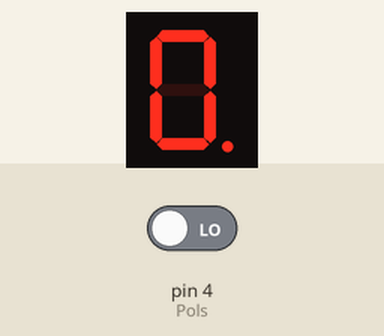
A sketch run on a simulated Arduino Uno, built with avr-gcc and run on an emulated ATmega328P. On the bench: 1-digit seven-segment display. Wiring (inferred from the names in the program): 1-digit 7-segment display, segments lit when HIGH: segments pin 5, pin 6, pin 7, pin 8, pin 9, pin 10, pin 11, pin 12. Inputs (shaded band) come from the test bench; at power-on: pin 4 (Pols) LOW. The segment pins are drawn as the display they are named for.

Above: at 0.1 s.
At 15.8 s:
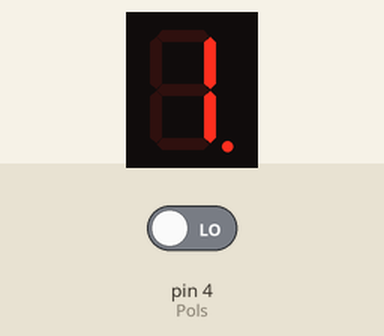
15.9 s: pin 4 (Pols) driven HIGH
At 21.3 s:
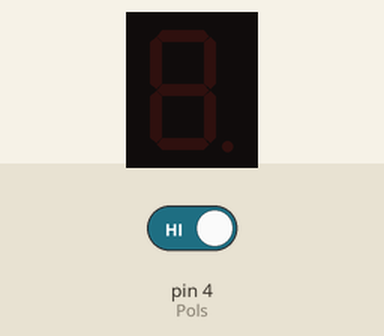
Timing chart, 0 to 22.8 s (numbered marks = the images above; inputs shaded):
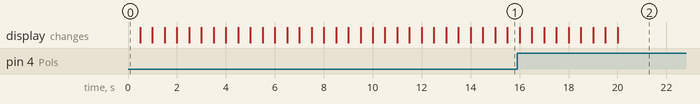

The sketch:

Programa02.ino
```cpp
/**********************************************************************************
**                                                                               **
**                            Display de 7 segments                              **
**                                                                               **
**  NOM: Josep González Martínez                         DATA: 18/02/2019        **
**********************************************************************************/

//********** Includes *************************************************************

//********** Variables ************************************************************
const int Pols = 4;       // donar nom al pin 4 de l’Arduino
const int A = 5;          // donar nom al pin 5 de l’Arduino
const int B = 6;          // donar nom al pin 6 de l’Arduino
const int C = 7;          // donar nom al pin 7 de l’Arduino
const int D = 8;          // donar nom al pin 8 de l’Arduino
const int E = 9;          // donar nom al pin 9 de l’Arduino
const int F = 10;         // donar nom al pin 10 de l’Arduino
const int G = 11;         // donar nom al pin 11 de l’Arduino
const int Dot = 12;       // donar nom al pin 12 de l’Arduino
unsigned long a;

//********** Setup ****************************************************************
void setup()
{
  pinMode(Pols,INPUT);    // definir el pin 4 com una entrada
  pinMode(A, OUTPUT);     // definir el pin 5 com una sortida
  pinMode(B, OUTPUT);     // definir el pin 6 com una sortida
  pinMode(C, OUTPUT);     // definir el pin 7 com una sortida
  pinMode(D, OUTPUT);     // definir el pin 8 com una sortida
  pinMode(E, OUTPUT);     // definir el pin 9 com una sortida
  pinMode(F, OUTPUT);     // definir el pin 10 com una sortida
  pinMode(G, OUTPUT);     // definir el pin 11 com una sortida
  pinMode(Dot, OUTPUT);   // definir el pin 12 com una sortida
  a = 500;
}

//********** Loop *****************************************************************
void loop()
{
  do
  {
      digitalWrite(A, HIGH);
      digitalWrite(B, HIGH);
      digitalWrite(C, HIGH);
      digitalWrite(D, HIGH);    //Num 0
      digitalWrite(E, HIGH);
      digitalWrite(F, HIGH);
      digitalWrite(G, LOW);
      digitalWrite(Dot, HIGH);

      delay(a);

      digitalWrite(A, LOW);
      digitalWrite(B, HIGH);
      digitalWrite(C, HIGH);
      digitalWrite(D, LOW);     //Num 1
      digitalWrite(E, LOW);
      digitalWrite(F, LOW);
      digitalWrite(G, LOW);
      digitalWrite(Dot, HIGH);

      delay(a);

      digitalWrite(A, HIGH);
      digitalWrite(B, HIGH);
      digitalWrite(C, LOW);      //Num 2
      digitalWrite(D, HIGH);
      digitalWrite(E, HIGH);
      digitalWrite(F, LOW);
      digitalWrite(G, HIGH);
      digitalWrite(Dot, HIGH);

      delay(a);

      digitalWrite(A, HIGH);
      digitalWrite(B, HIGH);
      digitalWrite(C, HIGH);      //Num 3
      digitalWrite(D, HIGH);
      digitalWrite(E, LOW);
      digitalWrite(F, LOW);
      digitalWrite(G, HIGH);
      digitalWrite(Dot, HIGH);

      delay(a);

      digitalWrite(A, LOW);
      digitalWrite(B, HIGH);
      digitalWrite(C, HIGH);      //Num 4
      digitalWrite(D, LOW);
      digitalWrite(E, LOW);
      digitalWrite(F, HIGH);
      digitalWrite(G, HIGH);
      digitalWrite(Dot, HIGH);

      delay(a);

      digitalWrite(A, HIGH);
      digitalWrite(B, LOW);
      digitalWrite(C, HIGH);      //Num 5
      digitalWrite(D, HIGH);
      digitalWrite(E, LOW);
      digitalWrite(F, HIGH);
      digitalWrite(G, HIGH);
      digitalWrite(Dot, HIGH);

      delay(a);

      digitalWrite(A, LOW);
      digitalWrite(B, LOW);
      digitalWrite(C, HIGH);      //Num 6
      digitalWrite(D, HIGH);
      digitalWrite(E, HIGH);
      digitalWrite(F, HIGH);
      digitalWrite(G, HIGH);
      digitalWrite(Dot, HIGH);

      delay(a);

      digitalWrite(A, HIGH);
      digitalWrite(B, HIGH);
      digitalWrite(C, HIGH);      //Num 7
      digitalWrite(D, LOW);
      digitalWrite(E, LOW);
      digitalWrite(F, LOW);
      digitalWrite(G, LOW);
      digitalWrite(Dot, HIGH);

      delay(a);

      digitalWrite(A, HIGH);
      digitalWrite(B, HIGH);
      digitalWrite(C, HIGH);      //Num 8
      digitalWrite(D, HIGH);
      digitalWrite(E, HIGH);
      digitalWrite(F, HIGH);
      digitalWrite(G, HIGH);
      digitalWrite(Dot, HIGH);

      delay(a);

      digitalWrite(A, HIGH);
      digitalWrite(B, HIGH);
      digitalWrite(C, HIGH);      //Num 9
      digitalWrite(D, LOW);
      digitalWrite(E, LOW);
      digitalWrite(F, HIGH);
      digitalWrite(G, HIGH);
      digitalWrite(Dot, HIGH);

      delay(a);
  }
  while(digitalRead(Pols) == LOW);

   if(digitalRead(Pols) == HIGH);
  {
    digitalWrite(A, LOW);
      digitalWrite(B, LOW);
      digitalWrite(C, LOW);
      digitalWrite(D, LOW);
      digitalWrite(E, LOW);
      digitalWrite(F, LOW);
      digitalWrite(G, LOW);
      digitalWrite(Dot, LOW);
      while(digitalRead(Pols) == HIGH);
  }
}
```
